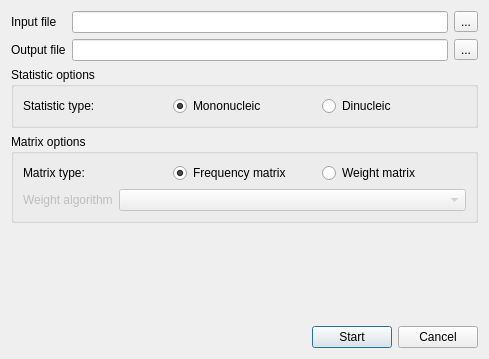
<?xml version="1.0" encoding="UTF-8"?>
<ui version="4.0">
 <class>PWMBuildDialog</class>
 <widget class="QDialog" name="PWMBuildDialog">
  <property name="geometry">
   <rect>
    <x>0</x>
    <y>0</y>
    <width>489</width>
    <height>359</height>
   </rect>
  </property>
  <property name="windowTitle">
   <string>Build weight or frequency matrix</string>
  </property>
  <layout class="QVBoxLayout" name="verticalLayout" stretch="0,0,0,1,0">
   <item>
    <layout class="QGridLayout" name="gridLayout_2">
     <item row="0" column="0">
      <widget class="QLabel" name="inputLabel">
       <property name="text">
        <string>Input file</string>
       </property>
      </widget>
     </item>
     <item row="0" column="1">
      <widget class="QLineEdit" name="inputEdit"/>
     </item>
     <item row="0" column="2">
      <widget class="QToolButton" name="inputButton">
       <property name="text">
        <string>...</string>
       </property>
      </widget>
     </item>
     <item row="1" column="0">
      <widget class="QLabel" name="outputLabel">
       <property name="text">
        <string>Output file</string>
       </property>
      </widget>
     </item>
     <item row="1" column="1">
      <widget class="QLineEdit" name="outputEdit"/>
     </item>
     <item row="1" column="2">
      <widget class="QToolButton" name="outputButton">
       <property name="text">
        <string>...</string>
       </property>
      </widget>
     </item>
    </layout>
   </item>
   <item>
    <widget class="QGroupBox" name="statisticsBox">
     <property name="title">
      <string>Statistic options</string>
     </property>
     <layout class="QHBoxLayout" name="horizontalLayout_2">
      <item>
       <widget class="QLabel" name="statisticsLabel">
        <property name="text">
         <string>Statistic type:</string>
        </property>
       </widget>
      </item>
      <item>
       <widget class="QRadioButton" name="mononucleicButton">
        <property name="text">
         <string>Mononucleic</string>
        </property>
        <property name="checked">
         <bool>true</bool>
        </property>
       </widget>
      </item>
      <item>
       <widget class="QRadioButton" name="dinucleicButton">
        <property name="text">
         <string>Dinucleic</string>
        </property>
       </widget>
      </item>
     </layout>
    </widget>
   </item>
   <item>
    <widget class="QGroupBox" name="matrixBox">
     <property name="title">
      <string>Matrix options</string>
     </property>
     <layout class="QVBoxLayout" name="verticalLayout_3">
      <item>
       <layout class="QHBoxLayout" name="horizontalLayout_5">
        <item>
         <widget class="QLabel" name="matrixLabel">
          <property name="text">
           <string>Matrix type:</string>
          </property>
         </widget>
        </item>
        <item>
         <widget class="QRadioButton" name="frequencyButton">
          <property name="text">
           <string>Frequency matrix</string>
          </property>
          <property name="checked">
           <bool>true</bool>
          </property>
         </widget>
        </item>
        <item>
         <widget class="QRadioButton" name="weightButton">
          <property name="text">
           <string>Weight matrix</string>
          </property>
         </widget>
        </item>
       </layout>
      </item>
      <item>
       <layout class="QHBoxLayout" name="horizontalLayout_4" stretch="0,2">
        <item>
         <widget class="QLabel" name="algorithmLabel">
          <property name="enabled">
           <bool>false</bool>
          </property>
          <property name="text">
           <string>Weight algorithm</string>
          </property>
         </widget>
        </item>
        <item>
         <widget class="QComboBox" name="algorithmCombo">
          <property name="enabled">
           <bool>false</bool>
          </property>
         </widget>
        </item>
       </layout>
      </item>
     </layout>
    </widget>
   </item>
   <item>
    <widget class="QWidget" name="logoWidget" native="true">
     <property name="sizePolicy">
      <sizepolicy hsizetype="Preferred" vsizetype="MinimumExpanding">
       <horstretch>0</horstretch>
       <verstretch>0</verstretch>
      </sizepolicy>
     </property>
     <property name="minimumSize">
      <size>
       <width>0</width>
       <height>0</height>
      </size>
     </property>
    </widget>
   </item>
   <item>
    <layout class="QHBoxLayout" name="horizontalLayout">
     <item>
      <widget class="QLabel" name="statusLabel">
       <property name="text">
        <string/>
       </property>
      </widget>
     </item>
     <item>
      <spacer name="horizontalSpacer_1">
       <property name="orientation">
        <enum>Qt::Horizontal</enum>
       </property>
       <property name="sizeHint" stdset="0">
        <size>
         <width>40</width>
         <height>20</height>
        </size>
       </property>
      </spacer>
     </item>
     <item>
      <widget class="QPushButton" name="okButton">
       <property name="text">
        <string>Start</string>
       </property>
      </widget>
     </item>
     <item>
      <widget class="QPushButton" name="cancelButton">
       <property name="text">
        <string>Cancel</string>
       </property>
      </widget>
     </item>
    </layout>
   </item>
  </layout>
 </widget>
 <resources/>
 <connections>
  <connection>
   <sender>cancelButton</sender>
   <signal>clicked()</signal>
   <receiver>PWMBuildDialog</receiver>
   <slot>reject()</slot>
   <hints>
    <hint type="sourcelabel">
     <x>395</x>
     <y>142</y>
    </hint>
    <hint type="destinationlabel">
     <x>222</x>
     <y>82</y>
    </hint>
   </hints>
  </connection>
  <connection>
   <sender>weightButton</sender>
   <signal>toggled(bool)</signal>
   <receiver>algorithmLabel</receiver>
   <slot>setEnabled(bool)</slot>
   <hints>
    <hint type="sourcelabel">
     <x>395</x>
     <y>96</y>
    </hint>
    <hint type="destinationlabel">
     <x>94</x>
     <y>149</y>
    </hint>
   </hints>
  </connection>
  <connection>
   <sender>weightButton</sender>
   <signal>toggled(bool)</signal>
   <receiver>algorithmCombo</receiver>
   <slot>setEnabled(bool)</slot>
   <hints>
    <hint type="sourcelabel">
     <x>395</x>
     <y>96</y>
    </hint>
    <hint type="destinationlabel">
     <x>320</x>
     <y>149</y>
    </hint>
   </hints>
  </connection>
 </connections>
</ui>
